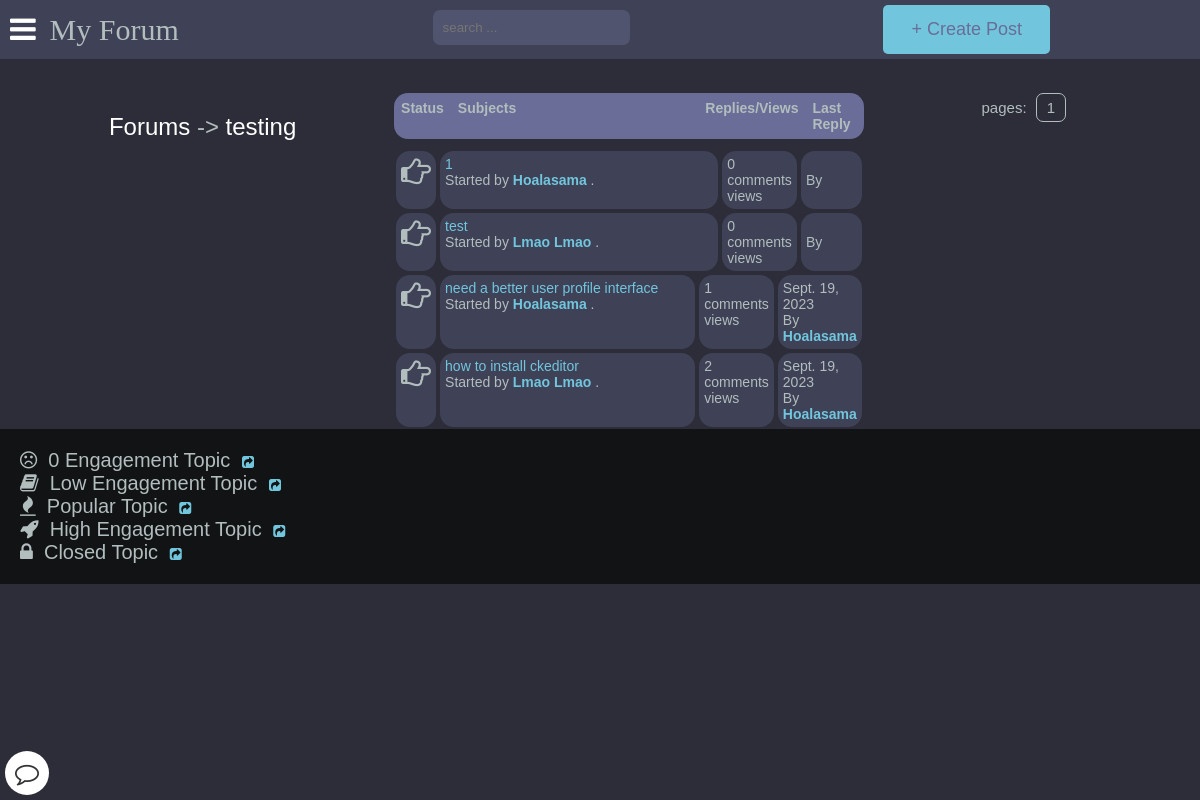
The page /posts/testing/ on the database its author committed.
### main/models.py (models this page shows, shortened)
class Category(models.Model):
    title = models.CharField(max_length=50)
    slug = models.SlugField(max_length=400, unique=True, blank=True)
    description = models.TextField(default="description")
    class Meta:
        verbose_name_plural = "categories"
    def get_url(self):
        return reverse("posts", kwargs={
            "slug":self.slug
        })

class Post(models.Model):
    title = models.CharField(max_length=400)
    slug = models.SlugField(max_length=400, unique=True, blank=True)
    user = models.ForeignKey(Author, on_delete=models.CASCADE)
    content = HTMLField()
    categories = models.ManyToManyField(Category)
    date = models.DateTimeField(auto_now_add=True)
    approved = models.BooleanField(default=True)
    image = models.ImageField(upload_to='post_images', blank=True, null=True)
    hit_count_generic = GenericRelation(HitCount, object_id_field='object_pk',
        related_query_name='hit_count_generic_relation'
    )
    tags = TaggableManager()
    comments = models.ManyToManyField(Comment, blank=True)
    def get_url(self):
        return reverse("detail", kwargs={
            "slug":self.slug
        })
    class Meta:
        ordering = ['-date']
    @property
    def num_comments(self):
        return self.comments.count()
    @property
    def last_reply(self):
        return self.comments.latest("date")

class Author(models.Model):
    user = models.ForeignKey(User, on_delete=models.CASCADE)
    fullname = models.CharField(max_length=40, blank=True)
    slug = models.SlugField(max_length=400, unique=True, blank=True)
    bio = HTMLField(default='none')
    points = models.IntegerField(default=0)
    email = models.EmailField(unique=False,default="example@gmail.com", validators=[EmailValidator(message="Invalid email format")])
    profile_pic = ResizedImageField(size=[400, 400], quality=100, upload_to="authors", default="defaults/default_profile_pic.jpg", null=True, blank=False)

class Comment(models.Model):
    user = models.ForeignKey(Author, on_delete=models.CASCADE)
    content = models.TextField()
    date = models.DateTimeField(auto_now_add=True)
    replies = models.ManyToManyField(Reply, blank=True)

### main/views.py (the view)
# urls.py: path("posts/<slug>/", posts, name="posts"),
def posts(request, slug):
    category = get_object_or_404(Category, slug=slug)
    posts = Post.objects.filter(approved=True, categories=category)
    paginator = Paginator(posts, 10)
    page = request.GET.get("page")
    try:
        posts = paginator.page(page)
    except PageNotAnInteger:
        posts = paginator.page(1)
    except EmptyPage:
        posts = paginator.page(paginator.num_pages)
    context = {
        "posts":posts,
        "forum": category,
        "title": "Posts"
    }
    return render(request, "posts.html", context)

### templates/posts.html
{% extends 'base.html' %}
{% load hitcount_tags %}
{% block content %}
    <div class="container">
        <div class="navigate">
            <span><a href="{% url 'home' %}">Forums</a> -> <a href="{{forum.get_url}}">{{forum.title}}</a></span>
        </div>
        <div class="posts-table">
            <div class="table-head">
                <div class="status">Status</div>
                <div class="subjects">Subjects</div>
                <div class="replies">Replies/Views</div>
                <div class="last-reply">Last Reply</div>
            </div>
            {% for post in posts %}
            <div class="table-row">
                <div class="status"><i class="fa fa-hand-o-right"></i></div>
                <div class="subjects">
                    <a href="{{post.get_url}}">{{post.title}}</a>
                    <br>
                    <span>Started by <b><a href="">{{post.user.fullname|title}}</a></b> .</span>
                </div>
                <div class="replies">
                    {{post.num_comments}} comments <br> {% get_hit_count for post %} views
                </div>
                <div class="last-reply">
                    {{post.last_reply.date|date}}
                    <br>By <b><a href="">{{post.last_reply.user.fullname|title}}</a></b>
                </div>
            </div>
            {% endfor %}
        </div>
            <div class="pagination">
                pages: {% for num_page in posts.paginator.page_range %}<a href="?page={{num_page}}">{{num_page}}</a> {% endfor %}
            </div>
    </div>
    <div class="note">
        <span><i class="fa fa-frown-o"></i>&nbsp; 0 Engagement Topic</span>&nbsp;&nbsp;&nbsp;<a href=""><i class="fa fa-share-square"></i></a><br>
        <span><i class="fa fa-book"></i>&nbsp; Low Engagement Topic</span>&nbsp;&nbsp;&nbsp;<a href=""><i class="fa fa-share-square"></i></a><br>
        <span><i class="fa fa-fire"></i>&nbsp; Popular Topic</span>&nbsp;&nbsp;&nbsp;<a href=""><i class="fa fa-share-square"></i></a><br>
        <span><i class="fa fa-rocket"></i>&nbsp; High Engagement Topic</span>&nbsp;&nbsp;&nbsp;<a href=""><i class="fa fa-share-square"></i></a><br>
        <span><i class="fa fa-lock"></i>&nbsp; Closed Topic</span>&nbsp;&nbsp;&nbsp;<a href=""><i class="fa fa-share-square"></i></a><br>
    </div>
{% endblock content %}

### static/style.css (style rules this page uses)
:root { --color-main: #71c6dd; --color-main-light: #e1f6fb; --color-dark: #3f4156; --color-dark-medium: #51546e; --color-dark-light: #696d97; --color-light: #e5e5e5; --color-gray: #8b8b8b; --color-light-gray: #b2bdbd; --color-bg: #2d2d39; --color-success: #5dd693; --color-error: #fc4b0b; }
* { box-sizing: border-box; }
html { font-size: 14px; font-family: Arial, Helvetica, sans-serif; background-color:var(--color-bg); color:var(--color-light-gray); }
a { display: inline-block; color: var(--color-main); text-decoration: none; }
div { display: block; }
.container { margin: auto; max-width: 120rem; width: 90%; display: flex; justify-content: space-around; align-items: flex-start; margin-top: 2.4rem; }
.table-head { display: flex; background-color: var(--color-dark-light); border-radius: 1rem; margin-bottom: 10px; }
.table-head div { padding: 5px; margin: 2px; background-color: --color-dark-light; font-weight: bold; }
.table-head .status { flex: 5%; }
.table-head .subjects { flex: 70%; }
.table-head .replies { flex: 10%; }
.table-head .last-reply { flex: 15%; }
.table-row { display: flex; }
.table-row .status, .table-row .subjects, .table-row .replies, .table-row .last-reply { padding: 5px; margin: 2px; background-color: var(--color-dark); border-radius: 1rem; }
.table-row .status { flex: 5%; font-size: 30px; text-align: center; }
.table-row .subjects { flex: 70%; }
.table-row .replies { flex: 10%; }
.table-row .last-reply { flex: 15%; }
.navigate { margin-block: 20px; font-weight: lighter; font-size: 24px; }
.navigate a { color: #fff; }
.pagination { padding: 0px 20px 20px 20px; font-size: 15px; }
.pagination a { color: var(--color-light-gray); margin-inline: 5px; padding: 5px 10px; border: solid 0.5px var(--color-light-gray); border-radius: 0.5rem; }
.note { background-color:#111314; padding: 20px; display: block; }
.note span { font-size: 20px; margin-block: 5px; }
body { margin:0px; background-color: var(--color-bg); }

### rows shown on the page
Category: title "testing"
Post: title "1", user.fullname "Hoalasama", num_comments "0"
Post: title "test", user.fullname "Lmao Lmao", num_comments "0"
Post: title "need a better user profile interface", user.fullname "Hoalasama", num_comments "1", last_reply "Sept. 19, 2023", last_reply.user.fullname "Hoalasama"
Post: title "how to install ckeditor", user.fullname "Lmao Lmao", num_comments "2", last_reply "Sept. 19, 2023", last_reply.user.fullname "Hoalasama"

### other values the page prints
{{ num_page }} "1"
